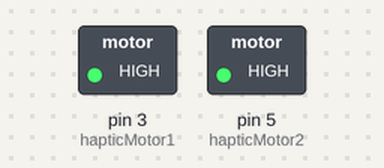
The sketch below on a simulated Arduino Uno, built with avr-gcc and run on an emulated ATmega328P. Shown: switched loads named in the sketch (green lamp = pin HIGH).

Above: at 0.05 s.
At 3.05 s:
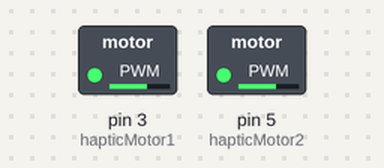
At 5.05 s:
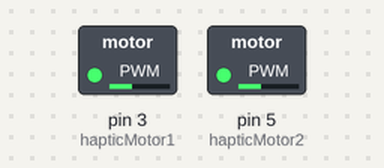
At 6.0 s:
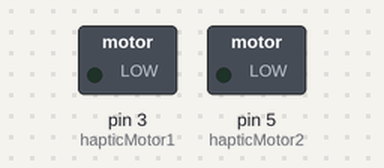
Timing chart, 0 to 7.8 s (numbered marks = the images above):
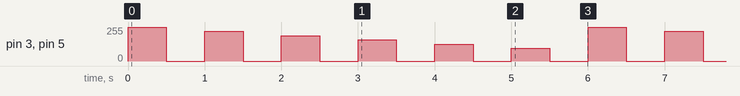

The sketch:

haptics1.ino
```cpp
int hapticMotor1 = 3; //PWM pins 3, 5, 6, 9-12
int hapticMotor2 = 5;
byte outputLevel = 255;
byte increment = 32;

void setup()
{
  pinMode(hapticMotor1, OUTPUT);
  pinMode(hapticMotor2, OUTPUT);
}

void loop()
{
  analogWrite(hapticMotor1, outputLevel);
  analogWrite(hapticMotor2, outputLevel);
  delay(500);
  analogWrite(hapticMotor1, 0);
  analogWrite(hapticMotor2, 0);
  delay(500);

  outputLevel -= increment;
  if(outputLevel < 64) {
    outputLevel = 255;
  }
}
```

Measured:
- by itself, pin 3 (hapticMotor1), pin 5 (hapticMotor2): repeats every 6.0 s: 0/255 0.50 s, 223/255 0.50 s, 0/255 0.50 s, 191/255 0.50 s, 0/255 0.50 s, 159/255 0.50 s, 0/255 0.50 s, 127/255 0.50 s, 0/255 0.50 s, 95/255 0.50 s, 0/255 0.50 s, 255/255 0.50 s
